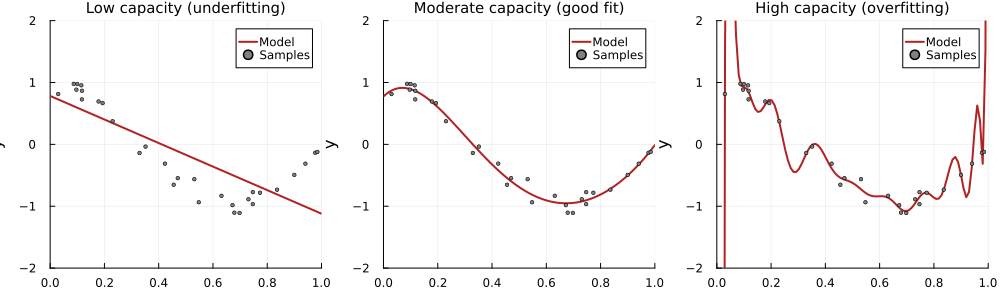

Generate this figure with Julia:
using Plots, Random

  function true_fun(X)
      return cos.(1.5 * π * X)
  end

  # Set seed for reproducibility
  Random.seed!(0)

  n_samples = 30
  degrees = [1, 5, 21]
  titles = ["Low capacity (underfitting)","Moderate capacity (good fit)","High capacity (overfitting)"]

  X = sort(rand(n_samples))
  y = true_fun(X) + 0.1 * randn(n_samples)

  # Create polynomial design matrix
  function polynomial_features(x, degree)
      n = length(x)
      X = ones(n, degree + 1)  # Include bias term
      for d in 1:degree
          X[:, d + 1] = x .^ d
      end
      return X
  end

  # Fit polynomial regression
  function fit_polynomial(X, y, degree)
      X_poly = polynomial_features(X, degree)
      return X_poly \ y  # Linear least squares
  end

  # Predict with polynomial
  function predict_polynomial(X_new, coeffs, degree)
      X_poly = polynomial_features(X_new, degree)
      return X_poly * coeffs
  end

  # Create plots
  p = plot(layout=(1, 3), size=(1000, 300))

  X_test = range(0, 1, length=100)

  for (i, degree) in enumerate(degrees)
      # Fit model
      coeffs = fit_polynomial(X, y, degree)

      # Make predictions
      y_pred = predict_polynomial(X_test, coeffs, degree)

      # Plot
#      plot!(p[i], X_test, true_fun(X_test), label="True function", lw=2)
      plot!(p[i], X_test, y_pred, label="Model", lw=2, color=:firebrick)
      scatter!(p[i], X, y, label="Samples", ms=2, color=:gray, markerstroke=0)

      plot!(p[i], xlabel="x", ylabel="y", xlims=(0, 1), ylims=(-2, 2))
      plot!(p[i], title=titles[i], legend=:topright, titlefontsize=10 )
  end

  display(p)
  savefig(p, "under_and_overfitting.png")
